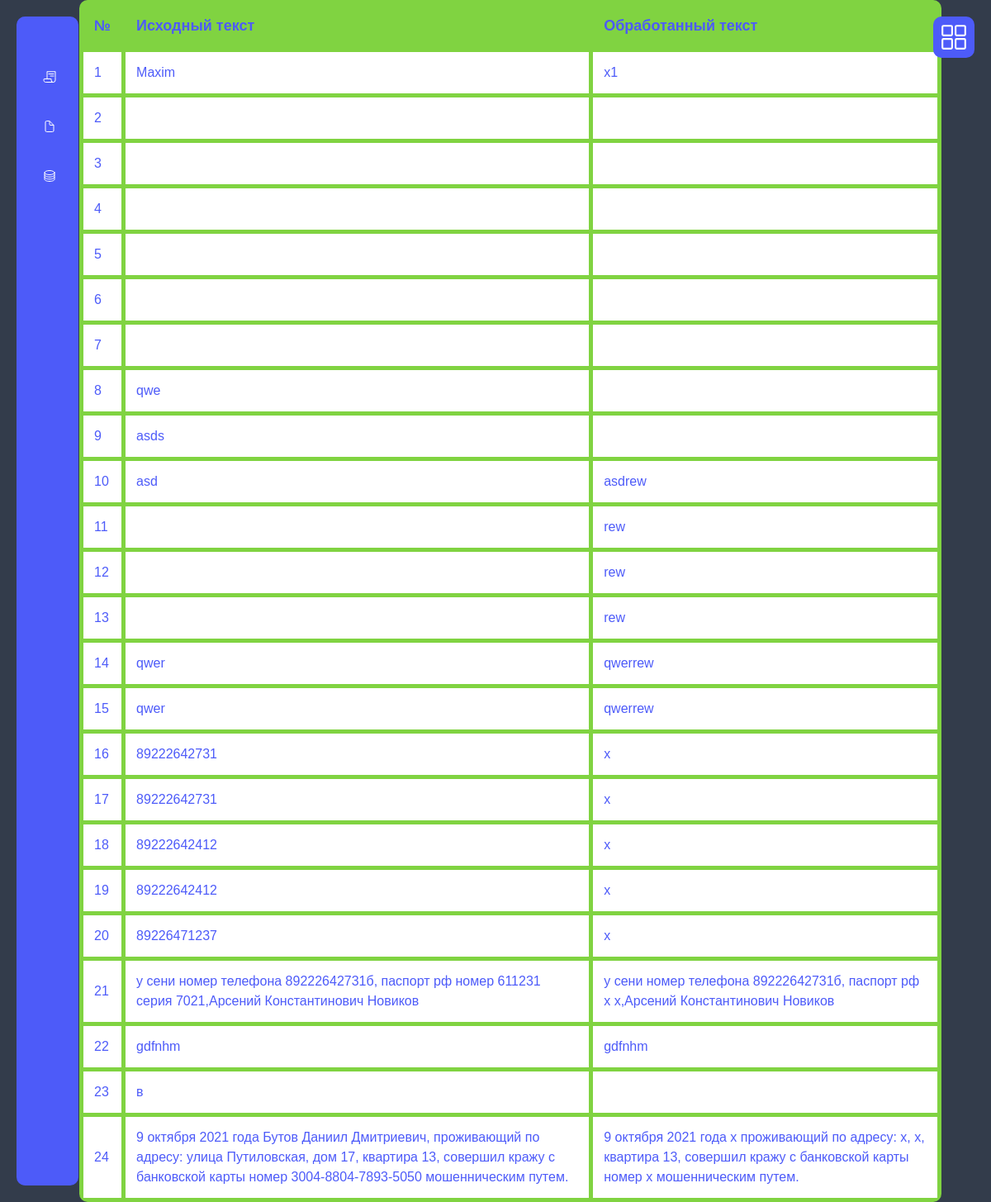
Screenshot of /baza/ with the database file from the repository.
### news/models.py (models this page shows, shortened)
class Articles(models.Model):
    start = models.TextField('Входные данные')
    finish = models.TextField('Обезличенные данные')
    class Meta:
        verbose_name = 'Данные'
        verbose_name_plural = 'Данные'

### news/views.py (the view)
# urls.py: path('baza/', views.baza,name='baza'),
def baza(request):
    obj = Articles()
    vse=Articles.objects.all()
    context={
        'baz':vse
    }
    return render(request, 'news/baza.html',context)

### news/templates/news/baza.html (shortened to what this page needs)
{% extends 'news/base.html' %}
{%load static %}
{% block head %}
<link rel="stylesheet" href="https://cdn.jsdelivr.net/npm/bootstrap@5.1.3/dist/css/bootstrap.min.css">
<link rel="stylesheet" href="{% static 'news/css/main.css' %}">
{%endblock%}
{% block content %}
    <table>
      <tr>
        <th>№</th>
        <th>Исходный текст</th>
        <th>Обработанный текст </th>
      </tr>
    {% for post in baz %}
      <tr>
        <td>{{post.id}}</td>
        <td>{{post.start}}</td>
        <td>{{post.finish}}</td>
      </tr>
    {% endfor %}
    </table>
{%endblock%}

### news/templates/news/base.html (shortened to what this page needs)
{% load static %}
<!DOCTYPE html>
<html lang="ru" dir="ltr">
  <head>
    <link rel="stylesheet" href="https://cdn.jsdelivr.net/npm/bootstrap@5.1.3/dist/css/bootstrap.min.css">
    <link rel="stylesheet" href="{% static 'news/css/main.css' %}">
    {% block head %}
    {% endblock %}
  </head>
  <body>
    <aside>
          <div class="navigation">
            <ul>
              <li class="list ">
                <a href="/">
                  <span class="icon"><ion-icon name="receipt-outline"></ion-icon></span>
                  <span class="title">Обработка текста</span>
                </a>
              </li>
              <li class="list ">
                <a href="/file">
                  <span class="icon"><ion-icon name="document-outline"></ion-icon></span>
                  <span class="title">Обработка файлов</span>
                </a>
              </li>
              <li class="list">
                <a href="/baza">
                  <span class="icon"><ion-icon name="server-outline"></ion-icon></span>
                  <span class="title">База данных</span>
                </a>
              </li>
            </ul>
          </div>
          <div class="toggle">
            <ion-icon name="grid-outline" class="open"></ion-icon>
          </div>
    </aside>
    {% block content %}
    {% endblock %}
  </body>
</html>

### news/static/news/css/main.css (style rules this page uses)
body { min-height: 10vh; background: #333C4b; -moz-background-size: 100%; -webkit-background-size: 100%; -o-background-size: 100%; background-size: 100%; }
.navigation { position: fixed; top: 20px; left: 20px; bottom: 20px; width: 70px; border-radius: 10px; box-sizing: initial; border-left: 5px solid #4d5bf9; background: #4d5bf9; transition: width 0.5s; overflow-x: hidden; }
.navigation ul { position: absolute; top: 0; left: 0; width: 100%; padding-left: 5px; padding-top: 40px; }
.navigation ul li { position: relative; list-style: none; width: 100%; border-top-left-radius: 20px; border-bottom-left-radius: 20px; transition: all .6s ease; }
.navigation ul li a { position: relative; display: block; width: 100%; display: flex; text-decoration: none; color: #fff; }
.navigation ul li a .icon { position:relative; display: block; min-width: 60px; height: 60px; line-height: 70px; text-align: center; }
.navigation ul li a .icon ion-icon { font-size: 1.5 em; }
.navigation ul li a .title { position: relative; display: block; padding-left: 10px; height: 60px; line-height: 60px; white-space: normal; }
.toggle { position: fixed; top: 20px; right: 20px; width: 50px; height: 50px; background: #4d5bf9; border-radius: 10px; cursor: pointer; display: flex; justify-content: center; align-items: center; }
.toggle ion-icon { position: absolute; color: #fff; font-size: 34px; display: none; }
.toggle ion-icon.open, .toggle.active ion-icon.close { display: block; }

### news/templates/news/baza.html (style rules this page uses)
body { background: #333C4b }
table { font-family:sans-serif; text-align:left; border-collapse: separate; border-spacing:5px; background:#80D341; color:#4d5bf9; border:16px solid f; border-radius:10px; margin-left:8%; margin-right: 5%; height:100%; align:center; }
th { font-size:18px; padding:13px; }
td { background:white; padding:13px; }

### rows the page displays
Articles: id "1", start "Maxim", finish "x1"
Articles: id "2"
Articles: id "3"
Articles: id "4"
Articles: id "5"
Articles: id "6"
Articles: id "7"
Articles: id "8", start "qwe"
Articles: id "9", start "asds"
Articles: id "10", start "asd", finish "asdrew"
Articles: id "11", finish "rew"
Articles: id "12", finish "rew"
Articles: id "13", finish "rew"
Articles: id "14", start "qwer", finish "qwerrew"
Articles: id "15", start "qwer", finish "qwerrew"
Articles: id "16", start "89222642731", finish "x"
Articles: id "17", start "89222642731", finish "x"
Articles: id "18", start "89222642412", finish "x"
Articles: id "19", start "89222642412", finish "x"
Articles: id "20", start "89226471237", finish "x"
Articles: id "21", start "у сени номер телефона 89222642731б, паспорт рф номер 611231 серия 7021,Арсений Константинович Новиков", finish "у сени номер телефона 89222642731б, паспорт рф x x,Арсений Константинович Новиков"
Articles: id "22", start "gdfnhm", finish "gdfnhm"
Articles: id "23", start "в"
Articles: id "24", start "9 октября 2021 года Бутов Даниил Дмитриевич, проживающий по адресу: улица Путиловская, дом 17, квартира 13, совершил кражу с банковской карты номер 3004-8804-7893-5050 мошенническим путем.", finish "9 октября 2021 года x проживающий по адресу: x, x, квартира 13, совершил кражу с банковской карты номер x мошенническим путем."
